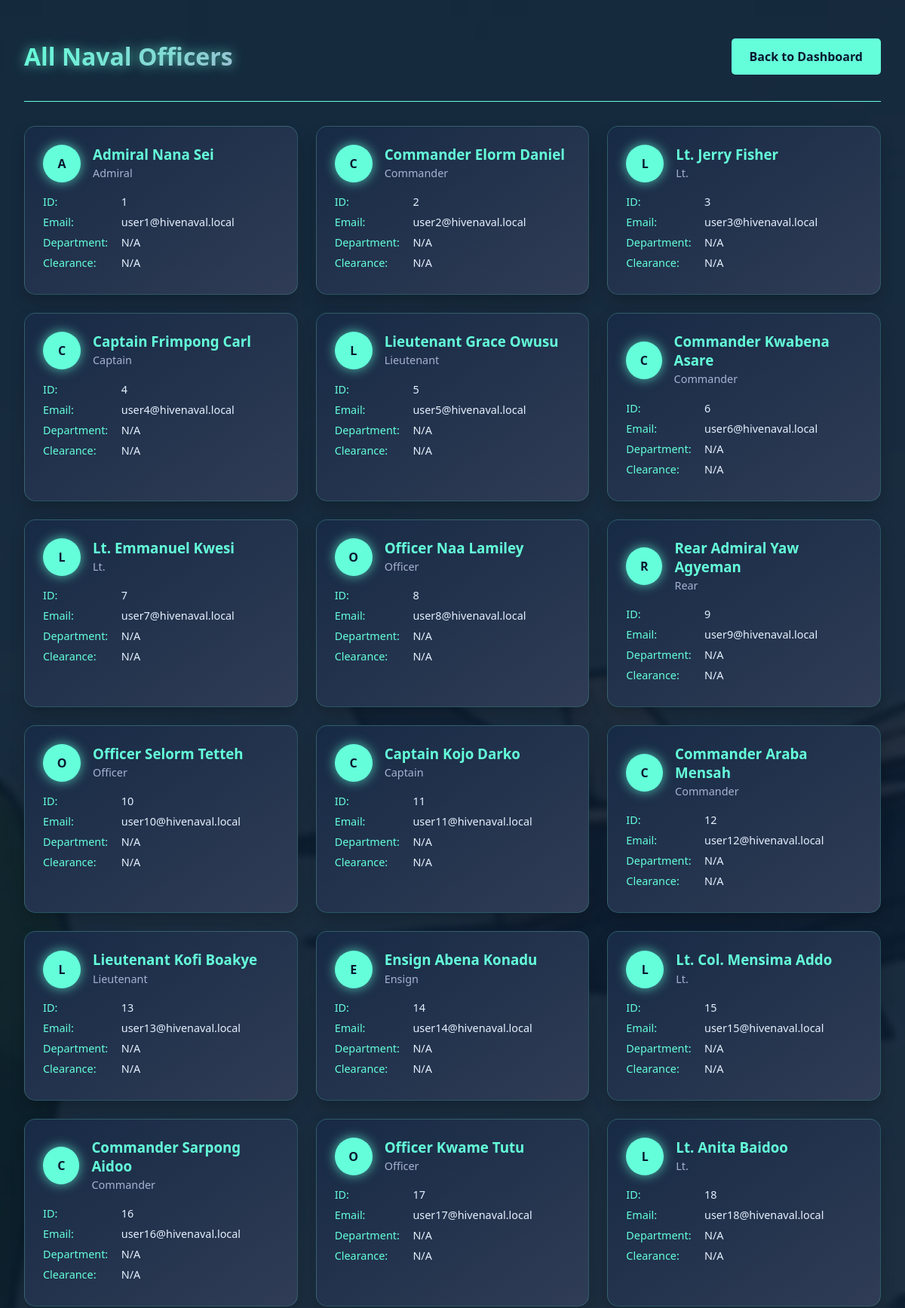
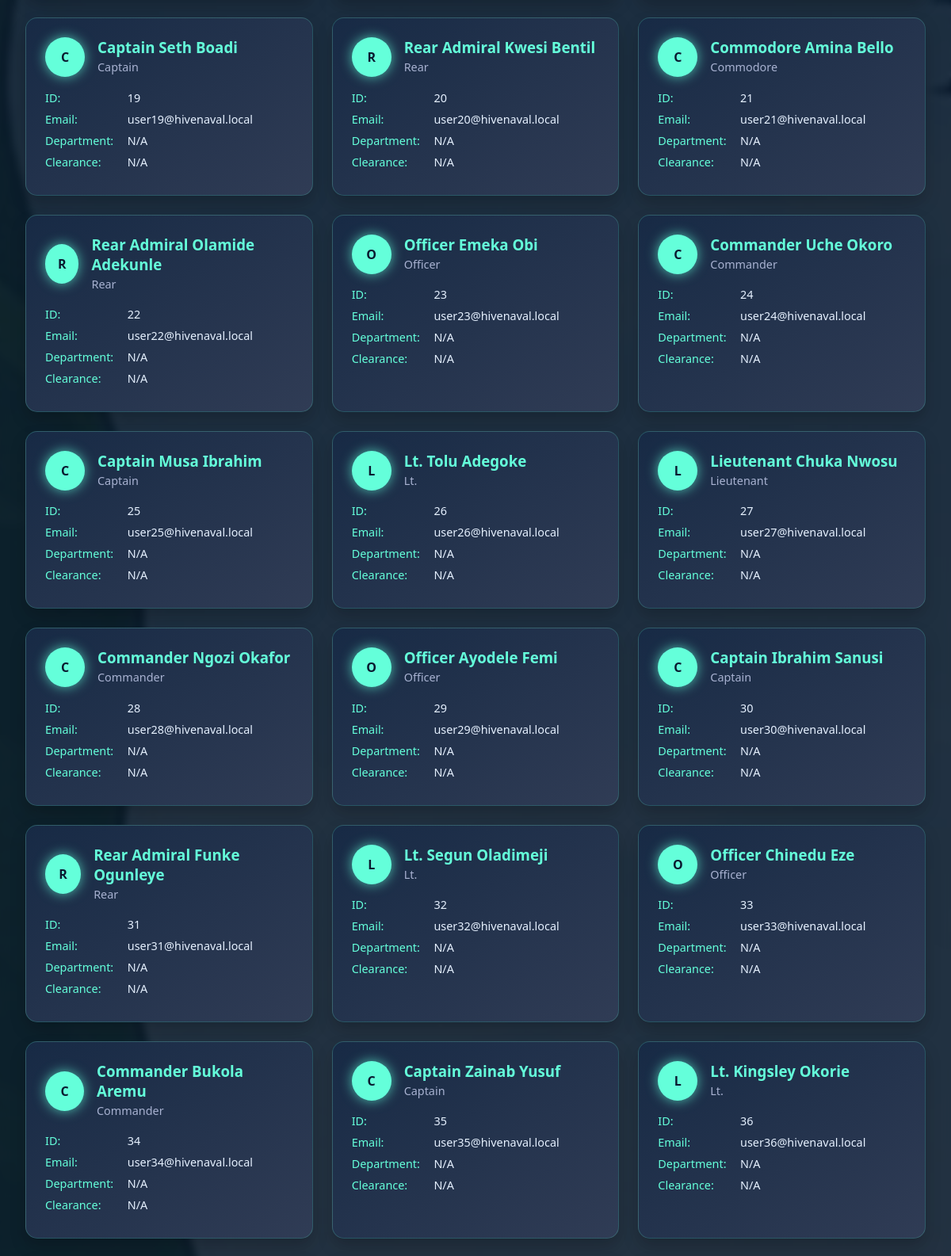
The app's page /admin/view_all_officers.php (upper part) with its own data (2 pictures, top to bottom).
### tables this page shows
CREATE TABLE `officers` (
  `id` INT AUTO_INCREMENT PRIMARY KEY,
  `uuid` CHAR(36) NOT NULL UNIQUE,
  `rank` VARCHAR(50),
  `name` VARCHAR(100),
  `username` VARCHAR(50) UNIQUE,
  `email` VARCHAR(100),
  `password` VARCHAR(255)
);

### admin/view_all_officers.php (the view, shortened to what this page needs)
<?php
include '../includes/config.php';
$query = "SELECT * FROM officers";
$result = mysqli_query($conn, $query);
$officers = mysqli_fetch_all($result, MYSQLI_ASSOC);
?>
<!DOCTYPE html>
<html>
<head>
</head>
<body>
    <div class="container">
        <header>
            <h1>All Naval Officers</h1>
            <a href="/admin/index.php" class="back-button">Back to Dashboard</a>
        </header>
        <div class="officers-grid">
            <?php foreach ($officers as $officer): ?>
                <div class="officer-card">
                    <div class="officer-header">
                        <div class="officer-badge">
                            <?= strtoupper(substr($officer['name'], 0, 1)) ?>
                        </div>
                        <div class="officer-info">
                            <h3><?= htmlspecialchars($officer['name']) ?></h3>
                            <p><?= htmlspecialchars($officer['rank']) ?></p>
                        </div>
                    </div>
                    <div class="officer-details">
                        <div>
                            <span class="detail-label">ID:</span>
                            <?= htmlspecialchars($officer['id']) ?>
                        </div>
                        <div>
                            <span class="detail-label">Email:</span>
                            <?= htmlspecialchars($officer['email']) ?>
                        </div>
                        <div>
                            <span class="detail-label">Department:</span>
                            <?= htmlspecialchars($officer['department'] ?? 'N/A') ?>
                        </div>
                        <div>
                            <span class="detail-label">Clearance:</span>
                            <?= htmlspecialchars($officer['clearance_level'] ?? 'N/A') ?>
                        </div>
                    </div>
                </div>
            <?php endforeach; ?>
        </div>
    </div>
</body>
</html>

### admin/view_all_officers.php (style rules this page uses)
:root { --navy: #0a192f; --teal: #64ffda; --light-navy: #172a45; --lightest-navy: #303C55; --slate: #8892b0; --light-slate: #a8b2d1; --white: #e6f1ff; --glow: 0 0 15px rgba(100, 255, 218, 0.7); }
body { font-family: 'Segoe UI', Tahoma, Geneva, Verdana, sans-serif; background: var(--navy) url('/main.jpeg') no-repeat center center fixed; background-size: cover; color: var(--white); margin: 0; padding: 0; min-height: 100vh; }
.container { max-width: 1200px; margin: 0 auto; padding: 2rem; background-color: rgba(10, 25, 47, 0.85); backdrop-filter: blur(5px); min-height: 100vh; }
header { display: flex; justify-content: space-between; align-items: center; margin-bottom: 2rem; padding-bottom: 1rem; border-bottom: 1px solid var(--teal); }
h1 { font-size: 2rem; background: linear-gradient(135deg, var(--teal), var(--light-slate)); -webkit-background-clip: text; background-clip: text; color: transparent; text-shadow: var(--glow); }
.officers-grid { display: grid; grid-template-columns: repeat(auto-fill, minmax(300px, 1fr)); gap: 1.5rem; }
.officer-card { background: linear-gradient(145deg, var(--light-navy), var(--lightest-navy)); border-radius: 15px; padding: 1.5rem; box-shadow: 0 10px 20px rgba(0, 0, 0, 0.2); border: 1px solid rgba(100, 255, 218, 0.2); transition: all 0.3s ease; }
.officer-header { display: flex; align-items: center; margin-bottom: 1rem; }
.officer-badge { width: 50px; height: 50px; border-radius: 50%; background: var(--teal); display: flex; align-items: center; justify-content: center; margin-right: 1rem; font-weight: bold; color: var(--navy); box-shadow: var(--glow); }
.officer-info h3 { margin: 0; color: var(--teal); }
.officer-info p { margin: 0.2rem 0; color: var(--light-slate); font-size: 0.9rem; }
.officer-details { margin-top: 1rem; font-size: 0.9rem; }
.officer-details div { margin-bottom: 0.5rem; }
.detail-label { color: var(--teal); display: inline-block; width: 100px; }
.back-button { display: inline-block; background: var(--teal); color: var(--navy); padding: 0.8rem 1.5rem; border-radius: 5px; text-decoration: none; font-weight: bold; transition: all 0.3s; }

### records on screen
officers: name "A", name "Admiral Nana Sei", rank "Admiral", id "1", email "user1@hivenaval.local", department "N/A", clearance_level "N/A"
officers: name "C", name "Commander Elorm Daniel", rank "Commander", id "2", email "user2@hivenaval.local", department "N/A", clearance_level "N/A"
officers: name "L", name "Lt. Jerry Fisher", rank "Lt.", id "3", email "user3@hivenaval.local", department "N/A", clearance_level "N/A"
officers: name "C", name "Captain Frimpong Carl", rank "Captain", id "4", email "user4@hivenaval.local", department "N/A", clearance_level "N/A"
officers: name "L", name "Lieutenant Grace Owusu", rank "Lieutenant", id "5", email "user5@hivenaval.local", department "N/A", clearance_level "N/A"
officers: name "C", name "Commander Kwabena Asare", rank "Commander", id "6", email "user6@hivenaval.local", department "N/A", clearance_level "N/A"
officers: name "L", name "Lt. Emmanuel Kwesi", rank "Lt.", id "7", email "user7@hivenaval.local", department "N/A", clearance_level "N/A"
officers: name "O", name "Officer Naa Lamiley", rank "Officer", id "8", email "user8@hivenaval.local", department "N/A", clearance_level "N/A"
officers: name "R", name "Rear Admiral Yaw Agyeman", rank "Rear", id "9", email "user9@hivenaval.local", department "N/A", clearance_level "N/A"
officers: name "O", name "Officer Selorm Tetteh", rank "Officer", id "10", email "user10@hivenaval.local", department "N/A", clearance_level "N/A"
officers: name "C", name "Captain Kojo Darko", rank "Captain", id "11", email "user11@hivenaval.local", department "N/A", clearance_level "N/A"
officers: name "C", name "Commander Araba Mensah", rank "Commander", id "12", email "user12@hivenaval.local", department "N/A", clearance_level "N/A"
officers: name "L", name "Lieutenant Kofi Boakye", rank "Lieutenant", id "13", email "user13@hivenaval.local", department "N/A", clearance_level "N/A"
officers: name "E", name "Ensign Abena Konadu", rank "Ensign", id "14", email "user14@hivenaval.local", department "N/A", clearance_level "N/A"
officers: name "L", name "Lt. Col. Mensima Addo", rank "Lt.", id "15", email "user15@hivenaval.local", department "N/A", clearance_level "N/A"
officers: name "C", name "Commander Sarpong Aidoo", rank "Commander", id "16", email "user16@hivenaval.local", department "N/A", clearance_level "N/A"
officers: name "O", name "Officer Kwame Tutu", rank "Officer", id "17", email "user17@hivenaval.local", department "N/A", clearance_level "N/A"
officers: name "L", name "Lt. Anita Baidoo", rank "Lt.", id "18", email "user18@hivenaval.local", department "N/A", clearance_level "N/A"
officers: name "C", name "Captain Seth Boadi", rank "Captain", id "19", email "user19@hivenaval.local", department "N/A", clearance_level "N/A"
officers: name "R", name "Rear Admiral Kwesi Bentil", rank "Rear", id "20", email "user20@hivenaval.local", department "N/A", clearance_level "N/A"
officers: name "C", name "Commodore Amina Bello", rank "Commodore", id "21", email "user21@hivenaval.local", department "N/A", clearance_level "N/A"
officers: name "R", name "Rear Admiral Olamide Adekunle", rank "Rear", id "22", email "user22@hivenaval.local", department "N/A", clearance_level "N/A"
officers: name "O", name "Officer Emeka Obi", rank "Officer", id "23", email "user23@hivenaval.local", department "N/A", clearance_level "N/A"
officers: name "C", name "Commander Uche Okoro", rank "Commander", id "24", email "user24@hivenaval.local", department "N/A", clearance_level "N/A"
officers: name "C", name "Captain Musa Ibrahim", rank "Captain", id "25", email "user25@hivenaval.local", department "N/A", clearance_level "N/A"
officers: name "L", name "Lt. Tolu Adegoke", rank "Lt.", id "26", email "user26@hivenaval.local", department "N/A", clearance_level "N/A"
officers: name "L", name "Lieutenant Chuka Nwosu", rank "Lieutenant", id "27", email "user27@hivenaval.local", department "N/A", clearance_level "N/A"
officers: name "C", name "Commander Ngozi Okafor", rank "Commander", id "28", email "user28@hivenaval.local", department "N/A", clearance_level "N/A"
officers: name "O", name "Officer Ayodele Femi", rank "Officer", id "29", email "user29@hivenaval.local", department "N/A", clearance_level "N/A"
officers: name "C", name "Captain Ibrahim Sanusi", rank "Captain", id "30", email "user30@hivenaval.local", department "N/A", clearance_level "N/A"
officers: name "R", name "Rear Admiral Funke Ogunleye", rank "Rear", id "31", email "user31@hivenaval.local", department "N/A", clearance_level "N/A"
officers: name "L", name "Lt. Segun Oladimeji", rank "Lt.", id "32", email "user32@hivenaval.local", department "N/A", clearance_level "N/A"
officers: name "O", name "Officer Chinedu Eze", rank "Officer", id "33", email "user33@hivenaval.local", department "N/A", clearance_level "N/A"
officers: name "C", name "Commander Bukola Aremu", rank "Commander", id "34", email "user34@hivenaval.local", department "N/A", clearance_level "N/A"
officers: name "C", name "Captain Zainab Yusuf", rank "Captain", id "35", email "user35@hivenaval.local", department "N/A", clearance_level "N/A"
officers: name "L", name "Lt. Kingsley Okorie", rank "Lt.", id "36", email "user36@hivenaval.local", department "N/A", clearance_level "N/A"
